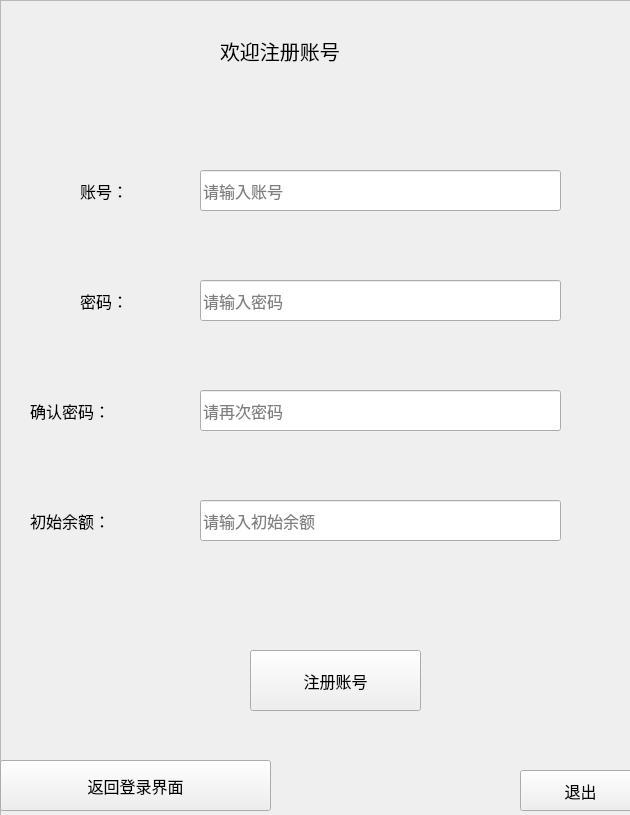
<?xml version="1.0" encoding="UTF-8"?>
<ui version="4.0">
 <class>LoginDialog</class>
 <widget class="QDialog" name="LoginDialog">
  <property name="geometry">
   <rect>
    <x>0</x>
    <y>0</y>
    <width>630</width>
    <height>815</height>
   </rect>
  </property>
  <property name="windowTitle">
   <string>注册界面</string>
  </property>
  <widget class="QLabel" name="label">
   <property name="geometry">
    <rect>
     <x>220</x>
     <y>30</y>
     <width>441</width>
     <height>41</height>
    </rect>
   </property>
   <property name="font">
    <font>
     <pointsize>15</pointsize>
    </font>
   </property>
   <property name="text">
    <string>欢迎注册账号</string>
   </property>
  </widget>
  <widget class="QLineEdit" name="lineEdit_3">
   <property name="geometry">
    <rect>
     <x>200</x>
     <y>280</y>
     <width>361</width>
     <height>41</height>
    </rect>
   </property>
   <property name="font">
    <font>
     <pointsize>12</pointsize>
    </font>
   </property>
   <property name="focusPolicy">
    <enum>Qt::ClickFocus</enum>
   </property>
   <property name="echoMode">
    <enum>QLineEdit::Password</enum>
   </property>
   <property name="placeholderText">
    <string>请输入密码</string>
   </property>
  </widget>
  <widget class="QLineEdit" name="lineEdit_2">
   <property name="geometry">
    <rect>
     <x>200</x>
     <y>170</y>
     <width>361</width>
     <height>41</height>
    </rect>
   </property>
   <property name="font">
    <font>
     <pointsize>12</pointsize>
    </font>
   </property>
   <property name="focusPolicy">
    <enum>Qt::ClickFocus</enum>
   </property>
   <property name="placeholderText">
    <string>请输入账号</string>
   </property>
  </widget>
  <widget class="QLabel" name="label_3">
   <property name="geometry">
    <rect>
     <x>80</x>
     <y>170</y>
     <width>101</width>
     <height>41</height>
    </rect>
   </property>
   <property name="font">
    <font>
     <pointsize>12</pointsize>
    </font>
   </property>
   <property name="text">
    <string>账号：</string>
   </property>
  </widget>
  <widget class="QLabel" name="label_4">
   <property name="geometry">
    <rect>
     <x>80</x>
     <y>280</y>
     <width>101</width>
     <height>41</height>
    </rect>
   </property>
   <property name="font">
    <font>
     <pointsize>12</pointsize>
    </font>
   </property>
   <property name="text">
    <string>密码：</string>
   </property>
  </widget>
  <widget class="QPushButton" name="pushButton">
   <property name="geometry">
    <rect>
     <x>250</x>
     <y>650</y>
     <width>171</width>
     <height>61</height>
    </rect>
   </property>
   <property name="font">
    <font>
     <pointsize>12</pointsize>
    </font>
   </property>
   <property name="focusPolicy">
    <enum>Qt::NoFocus</enum>
   </property>
   <property name="text">
    <string>注册账号</string>
   </property>
  </widget>
  <widget class="QPushButton" name="pushButton_2">
   <property name="geometry">
    <rect>
     <x>0</x>
     <y>760</y>
     <width>271</width>
     <height>51</height>
    </rect>
   </property>
   <property name="font">
    <font>
     <pointsize>12</pointsize>
    </font>
   </property>
   <property name="focusPolicy">
    <enum>Qt::NoFocus</enum>
   </property>
   <property name="text">
    <string>返回登录界面</string>
   </property>
  </widget>
  <widget class="QPushButton" name="pushButton_3">
   <property name="geometry">
    <rect>
     <x>520</x>
     <y>770</y>
     <width>121</width>
     <height>41</height>
    </rect>
   </property>
   <property name="font">
    <font>
     <pointsize>12</pointsize>
    </font>
   </property>
   <property name="focusPolicy">
    <enum>Qt::NoFocus</enum>
   </property>
   <property name="text">
    <string>退出</string>
   </property>
  </widget>
  <widget class="QLabel" name="label_5">
   <property name="geometry">
    <rect>
     <x>30</x>
     <y>500</y>
     <width>151</width>
     <height>41</height>
    </rect>
   </property>
   <property name="font">
    <font>
     <pointsize>12</pointsize>
    </font>
   </property>
   <property name="text">
    <string>初始余额：</string>
   </property>
  </widget>
  <widget class="QLineEdit" name="lineEdit_5">
   <property name="geometry">
    <rect>
     <x>200</x>
     <y>500</y>
     <width>361</width>
     <height>41</height>
    </rect>
   </property>
   <property name="font">
    <font>
     <pointsize>12</pointsize>
    </font>
   </property>
   <property name="focusPolicy">
    <enum>Qt::ClickFocus</enum>
   </property>
   <property name="placeholderText">
    <string>请输入初始余额</string>
   </property>
  </widget>
  <widget class="QLabel" name="label_6">
   <property name="geometry">
    <rect>
     <x>30</x>
     <y>390</y>
     <width>151</width>
     <height>41</height>
    </rect>
   </property>
   <property name="font">
    <font>
     <pointsize>12</pointsize>
    </font>
   </property>
   <property name="text">
    <string>确认密码：</string>
   </property>
  </widget>
  <widget class="QLineEdit" name="lineEdit_4">
   <property name="geometry">
    <rect>
     <x>200</x>
     <y>390</y>
     <width>361</width>
     <height>41</height>
    </rect>
   </property>
   <property name="font">
    <font>
     <pointsize>12</pointsize>
    </font>
   </property>
   <property name="focusPolicy">
    <enum>Qt::ClickFocus</enum>
   </property>
   <property name="echoMode">
    <enum>QLineEdit::Password</enum>
   </property>
   <property name="placeholderText">
    <string>请再次密码</string>
   </property>
  </widget>
  <widget class="QFrame" name="frame">
   <property name="geometry">
    <rect>
     <x>0</x>
     <y>0</y>
     <width>641</width>
     <height>821</height>
    </rect>
   </property>
   <property name="styleSheet">
    <string notr="true">border-image: url(:/picture/5.png);</string>
   </property>
   <property name="frameShape">
    <enum>QFrame::StyledPanel</enum>
   </property>
   <property name="frameShadow">
    <enum>QFrame::Raised</enum>
   </property>
  </widget>
  <zorder>frame</zorder>
  <zorder>label</zorder>
  <zorder>lineEdit_3</zorder>
  <zorder>lineEdit_2</zorder>
  <zorder>label_3</zorder>
  <zorder>label_4</zorder>
  <zorder>pushButton</zorder>
  <zorder>pushButton_2</zorder>
  <zorder>pushButton_3</zorder>
  <zorder>label_5</zorder>
  <zorder>lineEdit_5</zorder>
  <zorder>label_6</zorder>
  <zorder>lineEdit_4</zorder>
 </widget>
 <resources/>
 <connections>
  <connection>
   <sender>pushButton_3</sender>
   <signal>clicked()</signal>
   <receiver>LoginDialog</receiver>
   <slot>close()</slot>
   <hints>
    <hint type="sourcelabel">
     <x>580</x>
     <y>790</y>
    </hint>
    <hint type="destinationlabel">
     <x>332</x>
     <y>267</y>
    </hint>
   </hints>
  </connection>
 </connections>
</ui>
